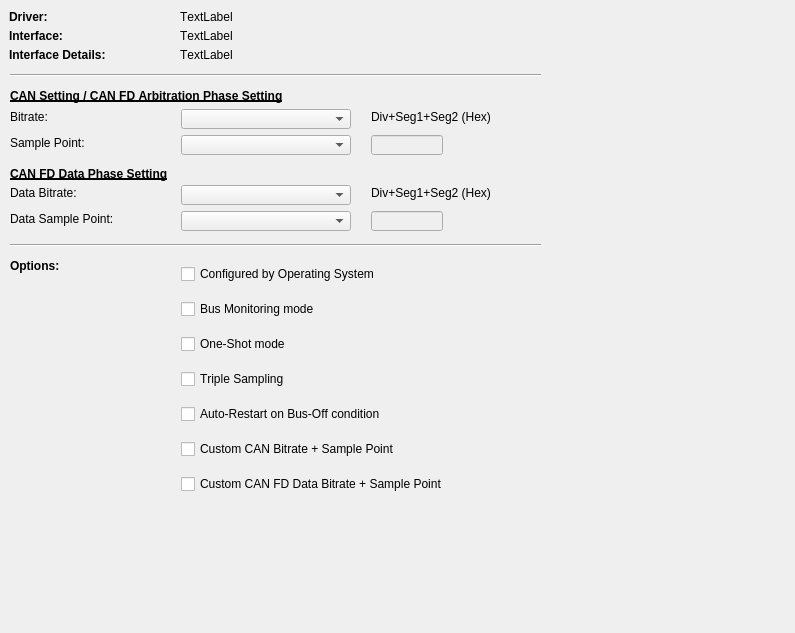
<?xml version="1.0" encoding="UTF-8"?>
<ui version="4.0">
 <class>GenericCanSetupPage</class>
 <widget class="QWidget" name="GenericCanSetupPage">
  <property name="geometry">
   <rect>
    <x>0</x>
    <y>0</y>
    <width>795</width>
    <height>633</height>
   </rect>
  </property>
  <property name="font">
   <font>
    <kerning>false</kerning>
   </font>
  </property>
  <property name="windowTitle">
   <string>Form</string>
  </property>
  <widget class="QLabel" name="label">
   <property name="geometry">
    <rect>
     <x>9</x>
     <y>9</y>
     <width>66</width>
     <height>16</height>
    </rect>
   </property>
   <property name="font">
    <font>
     <bold>true</bold>
     <kerning>false</kerning>
    </font>
   </property>
   <property name="text">
    <string>Driver:</string>
   </property>
  </widget>
  <widget class="QLabel" name="laDriver">
   <property name="geometry">
    <rect>
     <x>180</x>
     <y>9</y>
     <width>590</width>
     <height>16</height>
    </rect>
   </property>
   <property name="text">
    <string>TextLabel</string>
   </property>
  </widget>
  <widget class="QLabel" name="label_3">
   <property name="geometry">
    <rect>
     <x>9</x>
     <y>28</y>
     <width>82</width>
     <height>16</height>
    </rect>
   </property>
   <property name="font">
    <font>
     <bold>true</bold>
     <kerning>false</kerning>
    </font>
   </property>
   <property name="text">
    <string>Interface:</string>
   </property>
  </widget>
  <widget class="QLabel" name="laInterface">
   <property name="geometry">
    <rect>
     <x>180</x>
     <y>28</y>
     <width>590</width>
     <height>16</height>
    </rect>
   </property>
   <property name="text">
    <string>TextLabel</string>
   </property>
  </widget>
  <widget class="QLabel" name="label_5">
   <property name="geometry">
    <rect>
     <x>9</x>
     <y>47</y>
     <width>141</width>
     <height>16</height>
    </rect>
   </property>
   <property name="font">
    <font>
     <bold>true</bold>
     <kerning>false</kerning>
    </font>
   </property>
   <property name="text">
    <string>Interface Details:</string>
   </property>
  </widget>
  <widget class="QLabel" name="laInterfaceDetails">
   <property name="geometry">
    <rect>
     <x>180</x>
     <y>47</y>
     <width>590</width>
     <height>16</height>
    </rect>
   </property>
   <property name="text">
    <string>TextLabel</string>
   </property>
  </widget>
  <widget class="QLabel" name="label_7">
   <property name="geometry">
    <rect>
     <x>10</x>
     <y>109</y>
     <width>69</width>
     <height>16</height>
    </rect>
   </property>
   <property name="text">
    <string>Bitrate:</string>
   </property>
  </widget>
  <widget class="QComboBox" name="cbBitrate">
   <property name="geometry">
    <rect>
     <x>181</x>
     <y>109</y>
     <width>170</width>
     <height>20</height>
    </rect>
   </property>
  </widget>
  <widget class="QLabel" name="label_8">
   <property name="geometry">
    <rect>
     <x>10</x>
     <y>135</y>
     <width>141</width>
     <height>16</height>
    </rect>
   </property>
   <property name="text">
    <string>Sample Point:</string>
   </property>
  </widget>
  <widget class="QComboBox" name="cbSamplePoint">
   <property name="geometry">
    <rect>
     <x>181</x>
     <y>135</y>
     <width>170</width>
     <height>20</height>
    </rect>
   </property>
  </widget>
  <widget class="QLabel" name="label_9">
   <property name="geometry">
    <rect>
     <x>10</x>
     <y>185</y>
     <width>121</width>
     <height>16</height>
    </rect>
   </property>
   <property name="text">
    <string>Data Bitrate:</string>
   </property>
  </widget>
  <widget class="QComboBox" name="cbBitrateFD">
   <property name="geometry">
    <rect>
     <x>181</x>
     <y>185</y>
     <width>170</width>
     <height>20</height>
    </rect>
   </property>
  </widget>
  <widget class="QLabel" name="label_10">
   <property name="geometry">
    <rect>
     <x>10</x>
     <y>211</y>
     <width>161</width>
     <height>16</height>
    </rect>
   </property>
   <property name="text">
    <string>Data Sample Point:</string>
   </property>
  </widget>
  <widget class="QComboBox" name="cbSamplePointFD">
   <property name="geometry">
    <rect>
     <x>181</x>
     <y>211</y>
     <width>170</width>
     <height>20</height>
    </rect>
   </property>
  </widget>
  <widget class="QLabel" name="label_11">
   <property name="geometry">
    <rect>
     <x>10</x>
     <y>255</y>
     <width>71</width>
     <height>21</height>
    </rect>
   </property>
   <property name="font">
    <font>
     <bold>true</bold>
     <kerning>false</kerning>
    </font>
   </property>
   <property name="text">
    <string>Options:</string>
   </property>
  </widget>
  <widget class="QWidget" name="verticalLayoutWidget">
   <property name="geometry">
    <rect>
     <x>181</x>
     <y>255</y>
     <width>431</width>
     <height>248</height>
    </rect>
   </property>
   <layout class="QVBoxLayout" name="vbOptions">
    <item>
     <widget class="QCheckBox" name="cbConfigOS">
      <property name="text">
       <string>Configured by Operating System</string>
      </property>
     </widget>
    </item>
    <item>
     <widget class="QCheckBox" name="cbListenOnly">
      <property name="text">
       <string>Bus Monitoring mode</string>
      </property>
     </widget>
    </item>
    <item>
     <widget class="QCheckBox" name="cbOneShot">
      <property name="text">
       <string>One-Shot mode</string>
      </property>
     </widget>
    </item>
    <item>
     <widget class="QCheckBox" name="cbTripleSampling">
      <property name="text">
       <string>Triple Sampling</string>
      </property>
     </widget>
    </item>
    <item>
     <widget class="QCheckBox" name="cbAutoRestart">
      <property name="text">
       <string>Auto-Restart on Bus-Off condition</string>
      </property>
     </widget>
    </item>
    <item>
     <widget class="QCheckBox" name="cbCustomBitrate">
      <property name="text">
       <string>Custom CAN Bitrate + Sample Point</string>
      </property>
     </widget>
    </item>
    <item>
     <widget class="QCheckBox" name="cbCustomFdBitrate">
      <property name="text">
       <string>Custom CAN FD Data Bitrate + Sample Point</string>
      </property>
     </widget>
    </item>
   </layout>
  </widget>
  <widget class="QLineEdit" name="CustomBitrateSet">
   <property name="enabled">
    <bool>false</bool>
   </property>
   <property name="geometry">
    <rect>
     <x>371</x>
     <y>135</y>
     <width>72</width>
     <height>20</height>
    </rect>
   </property>
   <property name="inputMask">
    <string>HHHHHH</string>
   </property>
   <property name="text">
    <string notr="true"/>
   </property>
   <property name="maxLength">
    <number>6</number>
   </property>
   <property name="frame">
    <bool>true</bool>
   </property>
   <property name="cursorPosition">
    <number>6</number>
   </property>
   <property name="placeholderText">
    <string/>
   </property>
   <property name="cursorMoveStyle">
    <enum>Qt::LogicalMoveStyle</enum>
   </property>
   <property name="clearButtonEnabled">
    <bool>false</bool>
   </property>
  </widget>
  <widget class="QLabel" name="label_12">
   <property name="geometry">
    <rect>
     <x>371</x>
     <y>109</y>
     <width>181</width>
     <height>16</height>
    </rect>
   </property>
   <property name="text">
    <string>Div+Seg1+Seg2 (Hex)</string>
   </property>
  </widget>
  <widget class="QLabel" name="label_13">
   <property name="geometry">
    <rect>
     <x>371</x>
     <y>185</y>
     <width>181</width>
     <height>16</height>
    </rect>
   </property>
   <property name="text">
    <string>Div+Seg1+Seg2 (Hex)</string>
   </property>
  </widget>
  <widget class="QLineEdit" name="CustomFdBitrateSet">
   <property name="enabled">
    <bool>false</bool>
   </property>
   <property name="geometry">
    <rect>
     <x>371</x>
     <y>211</y>
     <width>72</width>
     <height>20</height>
    </rect>
   </property>
   <property name="inputMask">
    <string>HHHHHH</string>
   </property>
   <property name="text">
    <string notr="true"/>
   </property>
   <property name="maxLength">
    <number>6</number>
   </property>
   <property name="frame">
    <bool>true</bool>
   </property>
   <property name="cursorPosition">
    <number>6</number>
   </property>
   <property name="placeholderText">
    <string/>
   </property>
   <property name="cursorMoveStyle">
    <enum>Qt::LogicalMoveStyle</enum>
   </property>
   <property name="clearButtonEnabled">
    <bool>false</bool>
   </property>
  </widget>
  <widget class="QLabel" name="label_14">
   <property name="geometry">
    <rect>
     <x>10</x>
     <y>163</y>
     <width>231</width>
     <height>21</height>
    </rect>
   </property>
   <property name="font">
    <font>
     <bold>true</bold>
     <underline>true</underline>
     <kerning>false</kerning>
    </font>
   </property>
   <property name="text">
    <string>CAN FD Data Phase Setting</string>
   </property>
  </widget>
  <widget class="QLabel" name="label_15">
   <property name="geometry">
    <rect>
     <x>10</x>
     <y>85</y>
     <width>401</width>
     <height>21</height>
    </rect>
   </property>
   <property name="font">
    <font>
     <bold>true</bold>
     <underline>true</underline>
     <kerning>false</kerning>
    </font>
   </property>
   <property name="text">
    <string>CAN Setting / CAN FD Arbitration Phase Setting</string>
   </property>
  </widget>
  <widget class="Line" name="line">
   <property name="geometry">
    <rect>
     <x>10</x>
     <y>60</y>
     <width>531</width>
     <height>31</height>
    </rect>
   </property>
   <property name="orientation">
    <enum>Qt::Horizontal</enum>
   </property>
  </widget>
  <widget class="Line" name="line_2">
   <property name="geometry">
    <rect>
     <x>10</x>
     <y>230</y>
     <width>531</width>
     <height>31</height>
    </rect>
   </property>
   <property name="orientation">
    <enum>Qt::Horizontal</enum>
   </property>
  </widget>
 </widget>
 <resources/>
 <connections/>
</ui>
